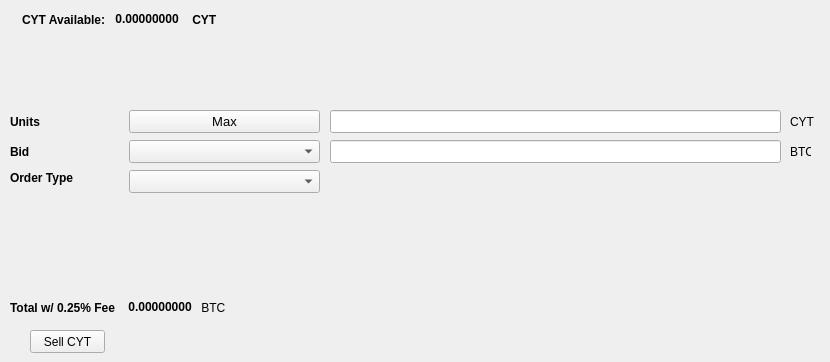
   <widget class="QWidget" name="SellTab">
    <attribute name="title">
     <string>Sell</string>
    </attribute>
    <widget class="QLabel" name="label_16">
     <property name="geometry">
      <rect>
       <x>790</x>
       <y>140</y>
       <width>21</width>
       <height>23</height>
      </rect>
     </property>
     <property name="text">
      <string>BTC</string>
     </property>
    </widget>
    <widget class="QComboBox" name="SellBidcomboBox">
     <property name="geometry">
      <rect>
       <x>129</x>
       <y>140</y>
       <width>191</width>
       <height>23</height>
      </rect>
     </property>
     <property name="font">
      <font>
       <pointsize>10</pointsize>
      </font>
     </property>
    </widget>
    <widget class="QLabel" name="label_18">
     <property name="geometry">
      <rect>
       <x>10</x>
       <y>110</y>
       <width>46</width>
       <height>23</height>
      </rect>
     </property>
     <property name="font">
      <font>
       <weight>75</weight>
       <bold>true</bold>
      </font>
     </property>
     <property name="text">
      <string>Units</string>
     </property>
    </widget>
    <widget class="QPushButton" name="Sell_Max_Amount">
     <property name="geometry">
      <rect>
       <x>129</x>
       <y>110</y>
       <width>191</width>
       <height>23</height>
      </rect>
     </property>
     <property name="font">
      <font>
       <pointsize>10</pointsize>
      </font>
     </property>
     <property name="text">
      <string>Max</string>
     </property>
    </widget>
    <widget class="QLabel" name="label_20">
     <property name="geometry">
      <rect>
       <x>10</x>
       <y>170</y>
       <width>71</width>
       <height>16</height>
      </rect>
     </property>
     <property name="font">
      <font>
       <weight>75</weight>
       <bold>true</bold>
      </font>
     </property>
     <property name="text">
      <string>Order Type</string>
     </property>
    </widget>
    <widget class="QComboBox" name="SellOrdertypeCombo">
     <property name="geometry">
      <rect>
       <x>129</x>
       <y>170</y>
       <width>191</width>
       <height>23</height>
      </rect>
     </property>
     <property name="font">
      <font>
       <pointsize>10</pointsize>
      </font>
     </property>
    </widget>
    <widget class="QLabel" name="label_21">
     <property name="geometry">
      <rect>
       <x>10</x>
       <y>140</y>
       <width>46</width>
       <height>23</height>
      </rect>
     </property>
     <property name="font">
      <font>
       <weight>75</weight>
       <bold>true</bold>
      </font>
     </property>
     <property name="text">
      <string>Bid</string>
     </property>
    </widget>
    <widget class="QLabel" name="label_22">
     <property name="geometry">
      <rect>
       <x>790</x>
       <y>110</y>
       <width>31</width>
       <height>23</height>
      </rect>
     </property>
     <property name="text">
      <string>CYT</string>
     </property>
    </widget>
    <widget class="QLineEdit" name="UnitsInputCYT">
     <property name="geometry">
      <rect>
       <x>330</x>
       <y>110</y>
       <width>451</width>
       <height>23</height>
      </rect>
     </property>
     <property name="font">
      <font>
       <pointsize>9</pointsize>
       <weight>75</weight>
       <bold>true</bold>
      </font>
     </property>
    </widget>
    <widget class="QLineEdit" name="SellBidPriceEdit">
     <property name="geometry">
      <rect>
       <x>330</x>
       <y>140</y>
       <width>451</width>
       <height>23</height>
      </rect>
     </property>
     <property name="font">
      <font>
       <pointsize>9</pointsize>
       <weight>75</weight>
       <bold>true</bold>
      </font>
     </property>
    </widget>
    <widget class="QPushButton" name="SellCYTBTN">
     <property name="geometry">
      <rect>
       <x>30</x>
       <y>330</y>
       <width>75</width>
       <height>23</height>
      </rect>
     </property>
     <property name="text">
      <string>Sell CYT</string>
     </property>
    </widget>
    <widget class="QWidget" name="layoutWidget">
     <property name="geometry">
      <rect>
       <x>22</x>
       <y>12</y>
       <width>200</width>
       <height>15</height>
      </rect>
     </property>
     <layout class="QHBoxLayout" name="horizontalLayout">
      <item>
       <widget class="QLabel" name="label232_2">
        <property name="font">
         <font>
          <weight>75</weight>
          <bold>true</bold>
         </font>
        </property>
        <property name="text">
         <string>CYT Available:</string>
        </property>
       </widget>
      </item>
      <item>
       <widget class="QLabel" name="CYTAvailableLabel">
        <property name="palette">
         <palette>
          <active>
           <colorrole role="WindowText">
            <brush brushstyle="SolidPattern">
             <color alpha="255">
              <red>0</red>
              <green>0</green>
              <blue>0</blue>
             </color>
            </brush>
           </colorrole>
           <colorrole role="Button">
            <brush brushstyle="SolidPattern">
             <color alpha="255">
              <red>0</red>
              <green>170</green>
              <blue>0</blue>
             </color>
            </brush>
           </colorrole>
           <colorrole role="Light">
            <brush brushstyle="SolidPattern">
             <color alpha="255">
              <red>0</red>
              <green>255</green>
              <blue>0</blue>
             </color>
            </brush>
           </colorrole>
           <colorrole role="Midlight">
            <brush brushstyle="SolidPattern">
             <color alpha="255">
              <red>0</red>
              <green>212</green>
              <blue>0</blue>
             </color>
            </brush>
           </colorrole>
           <colorrole role="Dark">
            <brush brushstyle="SolidPattern">
             <color alpha="255">
              <red>0</red>
              <green>85</green>
              <blue>0</blue>
             </color>
            </brush>
           </colorrole>
           <colorrole role="Mid">
            <brush brushstyle="SolidPattern">
             <color alpha="255">
              <red>0</red>
              <green>113</green>
              <blue>0</blue>
             </color>
            </brush>
           </colorrole>
           <colorrole role="Text">
            <brush brushstyle="SolidPattern">
             <color alpha="255">
              <red>0</red>
              <green>170</green>
              <blue>0</blue>
             </color>
            </brush>
           </colorrole>
           <colorrole role="BrightText">
            <brush brushstyle="SolidPattern">
             <color alpha="255">
              <red>255</red>
              <green>255</green>
              <blue>255</blue>
             </color>
            </brush>
           </colorrole>
           <colorrole role="ButtonText">
            <brush brushstyle="SolidPattern">
             <color alpha="255">
              <red>0</red>
              <green>0</green>
              <blue>0</blue>
             </color>
            </brush>
           </colorrole>
           <colorrole role="Base">
            <brush brushstyle="SolidPattern">
             <color alpha="255">
              <red>255</red>
              <green>255</green>
              <blue>255</blue>
             </color>
            </brush>
           </colorrole>
           <colorrole role="Window">
            <brush brushstyle="SolidPattern">
             <color alpha="255">
              <red>0</red>
              <green>170</green>
              <blue>0</blue>
             </color>
            </brush>
           </colorrole>
           <colorrole role="Shadow">
            <brush brushstyle="SolidPattern">
             <color alpha="255">
              <red>0</red>
              <green>0</green>
              <blue>0</blue>
             </color>
            </brush>
           </colorrole>
           <colorrole role="AlternateBase">
            <brush brushstyle="SolidPattern">
             <color alpha="255">
              <red>127</red>
              <green>212</green>
              <blue>127</blue>
             </color>
            </brush>
           </colorrole>
           <colorrole role="ToolTipBase">
            <brush brushstyle="SolidPattern">
             <color alpha="255">
              <red>255</red>
              <green>255</green>
              <blue>220</blue>
             </color>
            </brush>
           </colorrole>
           <colorrole role="ToolTipText">
            <brush brushstyle="SolidPattern">
             <color alpha="255">
              <red>0</red>
              <green>0</green>
              <blue>0</blue>
             </color>
            </brush>
           </colorrole>
          </active>
          <inactive>
           <colorrole role="WindowText">
            <brush brushstyle="SolidPattern">
             <color alpha="255">
              <red>0</red>
              <green>0</green>
              <blue>0</blue>
             </color>
            </brush>
           </colorrole>
           <colorrole role="Button">
            <brush brushstyle="SolidPattern">
             <color alpha="255">
              <red>0</red>
              <green>170</green>
              <blue>0</blue>
             </color>
            </brush>
           </colorrole>
           <colorrole role="Light">
            <brush brushstyle="SolidPattern">
             <color alpha="255">
              <red>0</red>
              <green>255</green>
              <blue>0</blue>
             </color>
            </brush>
           </colorrole>
           <colorrole role="Midlight">
            <brush brushstyle="SolidPattern">
             <color alpha="255">
              <red>0</red>
              <green>212</green>
              <blue>0</blue>
             </color>
            </brush>
           </colorrole>
           <colorrole role="Dark">
            <brush brushstyle="SolidPattern">
             <color alpha="255">
              <red>0</red>
              <green>85</green>
              <blue>0</blue>
             </color>
            </brush>
           </colorrole>
           <colorrole role="Mid">
            <brush brushstyle="SolidPattern">
             <color alpha="255">
              <red>0</red>
              <green>113</green>
              <blue>0</blue>
             </color>
            </brush>
           </colorrole>
           <colorrole role="Text">
            <brush brushstyle="SolidPattern">
             <color alpha="255">
              <red>0</red>
              <green>170</green>
              <blue>0</blue>
             </color>
            </brush>
           </colorrole>
           <colorrole role="BrightText">
            <brush brushstyle="SolidPattern">
             <color alpha="255">
              <red>255</red>
              <green>255</green>
              <blue>255</blue>
             </color>
            </brush>
           </colorrole>
           <colorrole role="ButtonText">
            <brush brushstyle="SolidPattern">
             <color alpha="255">
              <red>0</red>
              <green>0</green>
              <blue>0</blue>
             </color>
            </brush>
           </colorrole>
           <colorrole role="Base">
            <brush brushstyle="SolidPattern">
             <color alpha="255">
              <red>255</red>
              <green>255</green>
              <blue>255</blue>
             </color>
            </brush>
           </colorrole>
           <colorrole role="Window">
            <brush brushstyle="SolidPattern">
             <color alpha="255">
              <red>0</red>
              <green>170</green>
              <blue>0</blue>
             </color>
            </brush>
           </colorrole>
           <colorrole role="Shadow">
            <brush brushstyle="SolidPattern">
             <color alpha="255">
              <red>0</red>
              <green>0</green>
              <blue>0</blue>
             </color>
            </brush>
           </colorrole>
           <colorrole role="AlternateBase">
            <brush brushstyle="SolidPattern">
             <color alpha="255">
              <red>127</red>
              <green>212</green>
              <blue>127</blue>
             </color>
            </brush>
           </colorrole>
           <colorrole role="ToolTipBase">
            <brush brushstyle="SolidPattern">
             <color alpha="255">
              <red>255</red>
              <green>255</green>
              <blue>220</blue>
             </color>
            </brush>
           </colorrole>
           <colorrole role="ToolTipText">
            <brush brushstyle="SolidPattern">
             <color alpha="255">
              <red>0</red>
              <green>0</green>
              <blue>0</blue>
             </color>
            </brush>
           </colorrole>
          </inactive>
          <disabled>
           <colorrole role="WindowText">
            <brush brushstyle="SolidPattern">
             <color alpha="255">
              <red>0</red>
              <green>85</green>
              <blue>0</blue>
             </color>
            </brush>
           </colorrole>
           <colorrole role="Button">
            <brush brushstyle="SolidPattern">
             <color alpha="255">
              <red>0</red>
              <green>170</green>
              <blue>0</blue>
             </color>
            </brush>
           </colorrole>
           <colorrole role="Light">
            <brush brushstyle="SolidPattern">
             <color alpha="255">
              <red>0</red>
              <green>255</green>
              <blue>0</blue>
             </color>
            </brush>
           </colorrole>
           <colorrole role="Midlight">
            <brush brushstyle="SolidPattern">
             <color alpha="255">
              <red>0</red>
              <green>212</green>
              <blue>0</blue>
             </color>
            </brush>
           </colorrole>
           <colorrole role="Dark">
            <brush brushstyle="SolidPattern">
             <color alpha="255">
              <red>0</red>
              <green>85</green>
              <blue>0</blue>
             </color>
            </brush>
           </colorrole>
           <colorrole role="Mid">
            <brush brushstyle="SolidPattern">
             <color alpha="255">
              <red>0</red>
              <green>113</green>
              <blue>0</blue>
             </color>
            </brush>
           </colorrole>
           <colorrole role="Text">
            <brush brushstyle="SolidPattern">
             <color alpha="255">
              <red>0</red>
              <green>85</green>
              <blue>0</blue>
             </color>
            </brush>
           </colorrole>
           <colorrole role="BrightText">
            <brush brushstyle="SolidPattern">
             <color alpha="255">
              <red>255</red>
              <green>255</green>
              <blue>255</blue>
             </color>
            </brush>
           </colorrole>
           <colorrole role="ButtonText">
            <brush brushstyle="SolidPattern">
             <color alpha="255">
              <red>0</red>
              <green>85</green>
              <blue>0</blue>
             </color>
            </brush>
           </colorrole>
           <colorrole role="Base">
            <brush brushstyle="SolidPattern">
             <color alpha="255">
              <red>0</red>
              <green>170</green>
              <blue>0</blue>
             </color>
            </brush>
           </colorrole>
           <colorrole role="Window">
            <brush brushstyle="SolidPattern">
             <color alpha="255">
              <red>0</red>
              <green>170</green>
              <blue>0</blue>
             </color>
            </brush>
           </colorrole>
           <colorrole role="Shadow">
            <brush brushstyle="SolidPattern">
             <color alpha="255">
              <red>0</red>
              <green>0</green>
              <blue>0</blue>
             </color>
            </brush>
           </colorrole>
           <colorrole role="AlternateBase">
            <brush brushstyle="SolidPattern">
             <color alpha="255">
              <red>0</red>
              <green>170</green>
              <blue>0</blue>
             </color>
            </brush>
           </colorrole>
           <colorrole role="ToolTipBase">
            <brush brushstyle="SolidPattern">
             <color alpha="255">
              <red>255</red>
              <green>255</green>
              <blue>220</blue>
             </color>
            </brush>
           </colorrole>
           <colorrole role="ToolTipText">
            <brush brushstyle="SolidPattern">
             <color alpha="255">
              <red>0</red>
              <green>0</green>
              <blue>0</blue>
             </color>
            </brush>
           </colorrole>
          </disabled>
         </palette>
        </property>
        <property name="font">
         <font>
          <weight>75</weight>
          <bold>true</bold>
         </font>
        </property>
        <property name="text">
         <string> 0.00000000 </string>
        </property>
        <property name="textInteractionFlags">
         <set>Qt::LinksAccessibleByMouse|Qt::TextSelectableByKeyboard|Qt::TextSelectableByMouse</set>
        </property>
       </widget>
      </item>
      <item>
       <widget class="QLabel" name="labelCYT">
        <property name="font">
         <font>
          <weight>75</weight>
          <bold>true</bold>
         </font>
        </property>
        <property name="text">
         <string> CYT</string>
        </property>
       </widget>
      </item>
     </layout>
    </widget>
    <widget class="QWidget" name="layoutWidget">
     <property name="geometry">
      <rect>
       <x>10</x>
       <y>300</y>
       <width>218</width>
       <height>15</height>
      </rect>
     </property>
     <layout class="QHBoxLayout" name="horizontalLayout_2">
      <item>
       <widget class="QLabel" name="label_19">
        <property name="font">
         <font>
          <weight>75</weight>
          <bold>true</bold>
         </font>
        </property>
        <property name="text">
         <string>Total w/ 0.25% Fee </string>
        </property>
       </widget>
      </item>
      <item>
       <widget class="QLabel" name="SellCostLabel">
        <property name="palette">
         <palette>
          <active>
           <colorrole role="WindowText">
            <brush brushstyle="SolidPattern">
             <color alpha="255">
              <red>0</red>
              <green>0</green>
              <blue>0</blue>
             </color>
            </brush>
           </colorrole>
           <colorrole role="Button">
            <brush brushstyle="SolidPattern">
             <color alpha="255">
              <red>0</red>
              <green>170</green>
              <blue>0</blue>
             </color>
            </brush>
           </colorrole>
           <colorrole role="Light">
            <brush brushstyle="SolidPattern">
             <color alpha="255">
              <red>0</red>
              <green>255</green>
              <blue>0</blue>
             </color>
            </brush>
           </colorrole>
           <colorrole role="Midlight">
            <brush brushstyle="SolidPattern">
             <color alpha="255">
              <red>0</red>
              <green>212</green>
              <blue>0</blue>
             </color>
            </brush>
           </colorrole>
           <colorrole role="Dark">
            <brush brushstyle="SolidPattern">
             <color alpha="255">
              <red>0</red>
              <green>85</green>
              <blue>0</blue>
             </color>
            </brush>
           </colorrole>
           <colorrole role="Mid">
            <brush brushstyle="SolidPattern">
             <color alpha="255">
              <red>0</red>
              <green>113</green>
              <blue>0</blue>
             </color>
            </brush>
           </colorrole>
           <colorrole role="Text">
            <brush brushstyle="SolidPattern">
             <color alpha="255">
              <red>0</red>
              <green>170</green>
              <blue>0</blue>
             </color>
            </brush>
           </colorrole>
           <colorrole role="BrightText">
            <brush brushstyle="SolidPattern">
             <color alpha="255">
              <red>255</red>
              <green>255</green>
              <blue>255</blue>
             </color>
            </brush>
           </colorrole>
           <colorrole role="ButtonText">
            <brush brushstyle="SolidPattern">
             <color alpha="255">
              <red>0</red>
              <green>0</green>
              <blue>0</blue>
             </color>
            </brush>
           </colorrole>
           <colorrole role="Base">
            <brush brushstyle="SolidPattern">
             <color alpha="255">
              <red>255</red>
              <green>255</green>
              <blue>255</blue>
             </color>
            </brush>
           </colorrole>
           <colorrole role="Window">
            <brush brushstyle="SolidPattern">
             <color alpha="255">
              <red>0</red>
              <green>170</green>
              <blue>0</blue>
             </color>
            </brush>
           </colorrole>
           <colorrole role="Shadow">
            <brush brushstyle="SolidPattern">
             <color alpha="255">
              <red>0</red>
              <green>0</green>
              <blue>0</blue>
             </color>
            </brush>
           </colorrole>
           <colorrole role="AlternateBase">
            <brush brushstyle="SolidPattern">
             <color alpha="255">
              <red>127</red>
              <green>212</green>
              <blue>127</blue>
             </color>
            </brush>
           </colorrole>
           <colorrole role="ToolTipBase">
            <brush brushstyle="SolidPattern">
             <color alpha="255">
              <red>255</red>
              <green>255</green>
              <blue>220</blue>
             </color>
            </brush>
           </colorrole>
           <colorrole role="ToolTipText">
            <brush brushstyle="SolidPattern">
             <color alpha="255">
              <red>0</red>
              <green>0</green>
              <blue>0</blue>
             </color>
            </brush>
           </colorrole>
          </active>
          <inactive>
           <colorrole role="WindowText">
            <brush brushstyle="SolidPattern">
             <color alpha="255">
              <red>0</red>
              <green>0</green>
              <blue>0</blue>
             </color>
            </brush>
           </colorrole>
           <colorrole role="Button">
            <brush brushstyle="SolidPattern">
             <color alpha="255">
              <red>0</red>
              <green>170</green>
              <blue>0</blue>
             </color>
            </brush>
           </colorrole>
           <colorrole role="Light">
            <brush brushstyle="SolidPattern">
             <color alpha="255">
              <red>0</red>
              <green>255</green>
              <blue>0</blue>
             </color>
            </brush>
           </colorrole>
           <colorrole role="Midlight">
            <brush brushstyle="SolidPattern">
             <color alpha="255">
              <red>0</red>
              <green>212</green>
              <blue>0</blue>
             </color>
            </brush>
           </colorrole>
           <colorrole role="Dark">
            <brush brushstyle="SolidPattern">
             <color alpha="255">
              <red>0</red>
              <green>85</green>
              <blue>0</blue>
             </color>
            </brush>
           </colorrole>
           <colorrole role="Mid">
            <brush brushstyle="SolidPattern">
             <color alpha="255">
              <red>0</red>
              <green>113</green>
              <blue>0</blue>
             </color>
            </brush>
           </colorrole>
           <colorrole role="Text">
            <brush brushstyle="SolidPattern">
             <color alpha="255">
              <red>0</red>
              <green>170</green>
              <blue>0</blue>
             </color>
            </brush>
           </colorrole>
           <colorrole role="BrightText">
            <brush brushstyle="SolidPattern">
             <color alpha="255">
              <red>255</red>
              <green>255</green>
              <blue>255</blue>
             </color>
            </brush>
           </colorrole>
           <colorrole role="ButtonText">
            <brush brushstyle="SolidPattern">
             <color alpha="255">
              <red>0</red>
              <green>0</green>
              <blue>0</blue>
             </color>
            </brush>
           </colorrole>
           <colorrole role="Base">
            <brush brushstyle="SolidPattern">
             <color alpha="255">
              <red>255</red>
              <green>255</green>
              <blue>255</blue>
             </color>
            </brush>
           </colorrole>
           <colorrole role="Window">
            <brush brushstyle="SolidPattern">
             <color alpha="255">
              <red>0</red>
              <green>170</green>
              <blue>0</blue>
             </color>
            </brush>
           </colorrole>
           <colorrole role="Shadow">
            <brush brushstyle="SolidPattern">
             <color alpha="255">
              <red>0</red>
              <green>0</green>
              <blue>0</blue>
             </color>
            </brush>
           </colorrole>
           <colorrole role="AlternateBase">
            <brush brushstyle="SolidPattern">
             <color alpha="255">
              <red>127</red>
              <green>212</green>
              <blue>127</blue>
             </color>
            </brush>
           </colorrole>
           <colorrole role="ToolTipBase">
            <brush brushstyle="SolidPattern">
             <color alpha="255">
              <red>255</red>
              <green>255</green>
              <blue>220</blue>
             </color>
            </brush>
           </colorrole>
           <colorrole role="ToolTipText">
            <brush brushstyle="SolidPattern">
             <color alpha="255">
              <red>0</red>
              <green>0</green>
              <blue>0</blue>
             </color>
            </brush>
           </colorrole>
          </inactive>
          <disabled>
           <colorrole role="WindowText">
            <brush brushstyle="SolidPattern">
             <color alpha="255">
              <red>0</red>
              <green>85</green>
              <blue>0</blue>
             </color>
            </brush>
           </colorrole>
           <colorrole role="Button">
            <brush brushstyle="SolidPattern">
             <color alpha="255">
              <red>0</red>
              <green>170</green>
              <blue>0</blue>
             </color>
            </brush>
           </colorrole>
           <colorrole role="Light">
            <brush brushstyle="SolidPattern">
             <color alpha="255">
              <red>0</red>
              <green>255</green>
              <blue>0</blue>
             </color>
            </brush>
           </colorrole>
           <colorrole role="Midlight">
            <brush brushstyle="SolidPattern">
             <color alpha="255">
              <red>0</red>
              <green>212</green>
              <blue>0</blue>
             </color>
            </brush>
           </colorrole>
           <colorrole role="Dark">
            <brush brushstyle="SolidPattern">
             <color alpha="255">
              <red>0</red>
              <green>85</green>
              <blue>0</blue>
             </color>
            </brush>
           </colorrole>
           <colorrole role="Mid">
            <brush brushstyle="SolidPattern">
             <color alpha="255">
              <red>0</red>
              <green>113</green>
              <blue>0</blue>
             </color>
            </brush>
           </colorrole>
           <colorrole role="Text">
            <brush brushstyle="SolidPattern">
             <color alpha="255">
              <red>0</red>
              <green>85</green>
              <blue>0</blue>
             </color>
            </brush>
           </colorrole>
           <colorrole role="BrightText">
            <brush brushstyle="SolidPattern">
             <color alpha="255">
              <red>255</red>
              <green>255</green>
              <blue>255</blue>
             </color>
            </brush>
           </colorrole>
           <colorrole role="ButtonText">
            <brush brushstyle="SolidPattern">
             <color alpha="255">
              <red>0</red>
              <green>85</green>
              <blue>0</blue>
             </color>
            </brush>
           </colorrole>
           <colorrole role="Base">
            <brush brushstyle="SolidPattern">
             <color alpha="255">
              <red>0</red>
              <green>170</green>
              <blue>0</blue>
             </color>
            </brush>
           </colorrole>
           <colorrole role="Window">
            <brush brushstyle="SolidPattern">
             <color alpha="255">
              <red>0</red>
              <green>170</green>
              <blue>0</blue>
             </color>
            </brush>
           </colorrole>
           <colorrole role="Shadow">
            <brush brushstyle="SolidPattern">
             <color alpha="255">
              <red>0</red>
              <green>0</green>
              <blue>0</blue>
             </color>
            </brush>
           </colorrole>
           <colorrole role="AlternateBase">
            <brush brushstyle="SolidPattern">
             <color alpha="255">
              <red>0</red>
              <green>170</green>
              <blue>0</blue>
             </color>
            </brush>
           </colorrole>
           <colorrole role="ToolTipBase">
            <brush brushstyle="SolidPattern">
             <color alpha="255">
              <red>255</red>
              <green>255</green>
              <blue>220</blue>
             </color>
            </brush>
           </colorrole>
           <colorrole role="ToolTipText">
            <brush brushstyle="SolidPattern">
             <color alpha="255">
              <red>0</red>
              <green>0</green>
              <blue>0</blue>
             </color>
            </brush>
           </colorrole>
          </disabled>
         </palette>
        </property>
        <property name="font">
         <font>
          <weight>75</weight>
          <bold>true</bold>
         </font>
        </property>
        <property name="autoFillBackground">
         <bool>false</bool>
        </property>
        <property name="text">
         <string> 0.00000000</string>
        </property>
        <property name="textInteractionFlags">
         <set>Qt::LinksAccessibleByMouse|Qt::TextSelectableByMouse</set>
        </property>
       </widget>
      </item>
      <item>
       <widget class="QLabel" name="label_17">
        <property name="font">
         <font>
          <weight>50</weight>
          <bold>false</bold>
         </font>
        </property>
        <property name="text">
         <string> BTC</string>
        </property>
       </widget>
      </item>
     </layout>
    </widget>
   </widget>
